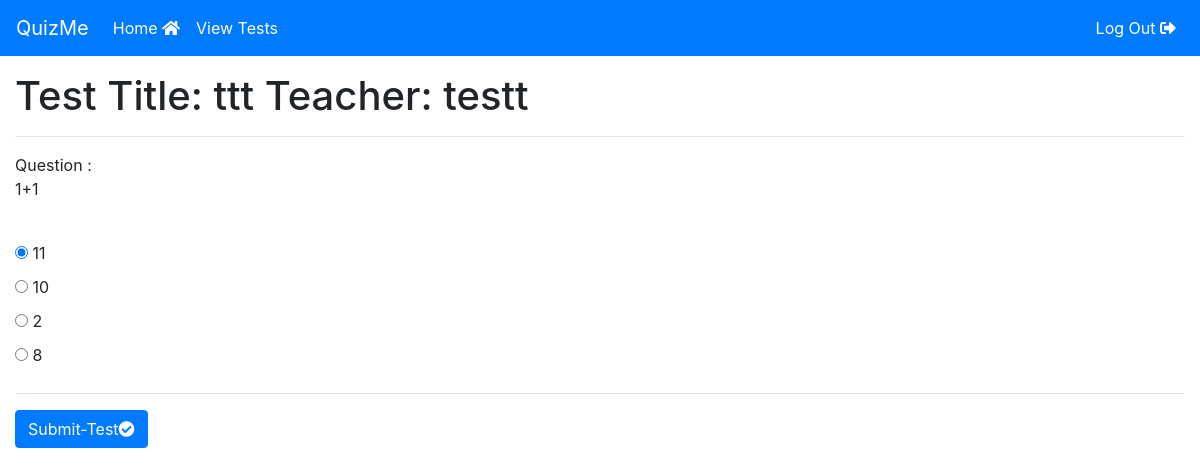
The app's page /alltests/taketest/?id=37 (signed in), older data.
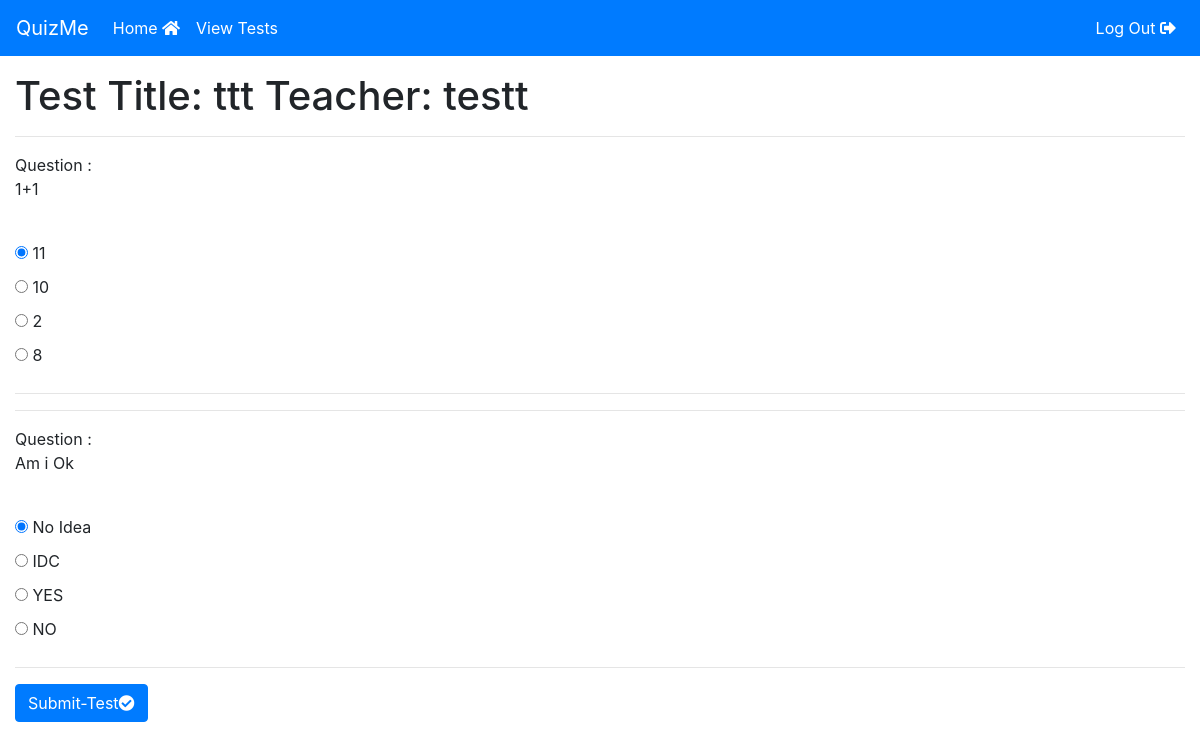
The same page, newer data.
### AdminTestPapers/models.py (models this page shows)
class Question(models.Model):
  q_paper = models.ForeignKey(QuestionPaper, on_delete=models.CASCADE)
  created_at = models.DateTimeField('date published')
  question_text = models.CharField(max_length = 300)
  op1_text = models.CharField(max_length=100)
  op2_text = models.CharField(max_length = 100)
  op3_text = models.CharField(max_length = 100)
  op4_text = models.CharField(max_length = 100)
  ans_text = models.CharField(max_length = 100)

### AdminTestPapers/views.py (the view)
# urls.py: path("alltests/taketest/", views.takeTest, name="takeTest"),
def takeTest(request):
    if request.user.is_authenticated:
        user = request.user
        if user.profile and user.profile.user_type == "S":
            profile = user.profile
            pid = request.GET["id"]
            questionList = Question.objects.filter(q_paper=pid)
            q_paper = QuestionPaper.objects.get(id=pid)
            print(pid)
            print("paper:", q_paper.title_text)
            return render(request,"testOngoing.html",{"paperID": str(pid), "questions": questionList, "paper": q_paper})
        else:
            return HttpResponse("Only A Student Can Give Tests")
    else:
        return redirect('/signin')

### AdminTestPapers/models.py (called while the page is built)
  def __str__(self):
    return 'Test Title: %s Teacher: %s' % (self.title_text, self.teacher.user.username)

### AdminTestPapers/templates/testOngoing.html (shortened to what this page needs)
{% extends "base.html" %}
{% block content %}
<h1>{{paper}}</h1>
<form method="POST" action="paper_done">
  {% for q in questions %}
  <hr>
    <lable>Question : </lable><p>{{q.question_text}}</p><br>
      <input name={{q.id}} value = {{q.op1_text}} type="radio" class="form-group" checked="checked"> {{q.op1_text}}<br>
      <input name={{q.id}} value = {{q.op2_text}} type="radio" class="form-group"> {{q.op2_text}}<br>
      <input name={{q.id}} value = {{q.op3_text}} type="radio" class="form-group"> {{q.op3_text}}<br>
      <input name={{q.id}} value = {{q.op4_text}} type="radio" class="form-group"> {{q.op4_text}}<br>
  <hr>
  {% endfor %}
  <button class="btn btn-primary" type="submit">Submit-Test<i class="fas fa-check-circle"></i></button>
</form>
{% endblock %}

Row changes from the older to the newer data that the page shows:
added Question: question_text "Am i Ok", op1_text "No Idea", op2_text "IDC", op3_text "YES", op4_text "NO"
